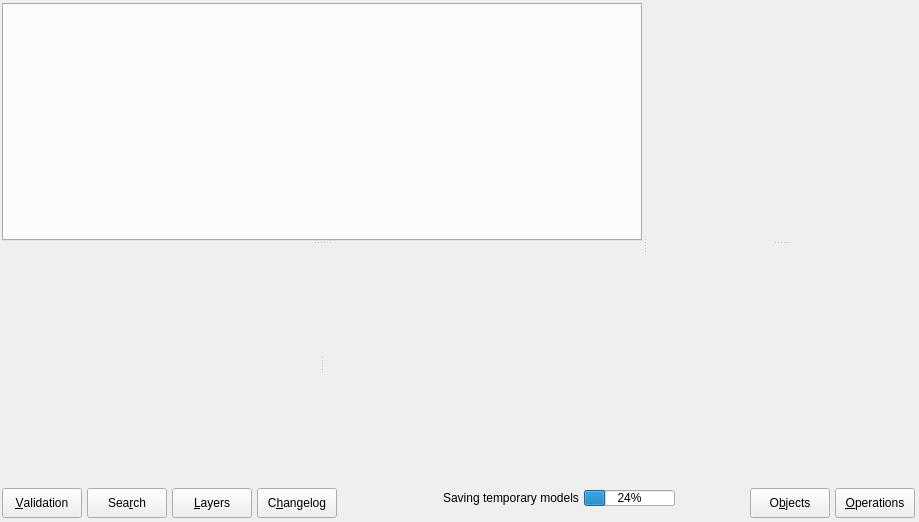
      <widget class="QWidget" name="design_pg">
       <layout class="QGridLayout" name="gridLayout_4">
        <property name="leftMargin">
         <number>2</number>
        </property>
        <property name="topMargin">
         <number>3</number>
        </property>
        <property name="rightMargin">
         <number>2</number>
        </property>
        <property name="bottomMargin">
         <number>2</number>
        </property>
        <property name="spacing">
         <number>5</number>
        </property>
        <item row="1" column="0">
         <layout class="QVBoxLayout" name="verticalLayout">
          <property name="spacing">
           <number>0</number>
          </property>
          <item>
           <widget class="QSplitter" name="h_splitter">
            <property name="autoFillBackground">
             <bool>true</bool>
            </property>
            <property name="orientation">
             <enum>Qt::Orientation::Horizontal</enum>
            </property>
            <property name="handleWidth">
             <number>5</number>
            </property>
            <property name="childrenCollapsible">
             <bool>false</bool>
            </property>
            <widget class="QWidget" name="models_tbw_parent" native="true">
             <property name="sizePolicy">
              <sizepolicy hsizetype="Expanding" vsizetype="Expanding">
               <horstretch>0</horstretch>
               <verstretch>0</verstretch>
              </sizepolicy>
             </property>
             <property name="minimumSize">
              <size>
               <width>640</width>
               <height>480</height>
              </size>
             </property>
             <property name="mouseTracking">
              <bool>false</bool>
             </property>
             <layout class="QGridLayout" name="gridLayout">
              <property name="leftMargin">
               <number>0</number>
              </property>
              <property name="topMargin">
               <number>0</number>
              </property>
              <property name="rightMargin">
               <number>0</number>
              </property>
              <property name="bottomMargin">
               <number>0</number>
              </property>
              <property name="spacing">
               <number>0</number>
              </property>
              <item row="0" column="0">
               <widget class="QSplitter" name="v_splitter1">
                <property name="autoFillBackground">
                 <bool>true</bool>
                </property>
                <property name="orientation">
                 <enum>Qt::Orientation::Vertical</enum>
                </property>
                <property name="handleWidth">
                 <number>4</number>
                </property>
                <property name="childrenCollapsible">
                 <bool>false</bool>
                </property>
                <widget class="QWidget" name="layoutWidget">
                 <layout class="QHBoxLayout" name="horizontalLayout">
                  <property name="spacing">
                   <number>5</number>
                  </property>
                  <item>
                   <widget class="QTabWidget" name="models_tbw">
                    <property name="minimumSize">
                     <size>
                      <width>0</width>
                      <height>0</height>
                     </size>
                    </property>
                    <property name="mouseTracking">
                     <bool>true</bool>
                    </property>
                    <property name="autoFillBackground">
                     <bool>false</bool>
                    </property>
                    <property name="tabPosition">
                     <enum>QTabWidget::TabPosition::North</enum>
                    </property>
                    <property name="tabShape">
                     <enum>QTabWidget::TabShape::Triangular</enum>
                    </property>
                    <property name="currentIndex">
                     <number>-1</number>
                    </property>
                    <property name="documentMode">
                     <bool>false</bool>
                    </property>
                    <property name="tabsClosable">
                     <bool>true</bool>
                    </property>
                   </widget>
                  </item>
                 </layout>
                </widget>
                <widget class="QWidget" name="bottom_wgt_bar" native="true">
                 <property name="sizePolicy">
                  <sizepolicy hsizetype="Preferred" vsizetype="Preferred">
                   <horstretch>0</horstretch>
                   <verstretch>0</verstretch>
                  </sizepolicy>
                 </property>
                 <property name="autoFillBackground">
                  <bool>true</bool>
                 </property>
                 <layout class="QHBoxLayout" name="horizontalLayout_3">
                  <property name="spacing">
                   <number>5</number>
                  </property>
                  <property name="leftMargin">
                   <number>0</number>
                  </property>
                  <property name="topMargin">
                   <number>0</number>
                  </property>
                  <property name="rightMargin">
                   <number>0</number>
                  </property>
                  <property name="bottomMargin">
                   <number>0</number>
                  </property>
                  <item>
                   <widget class="QSplitter" name="splitter">
                    <property name="orientation">
                     <enum>Qt::Orientation::Horizontal</enum>
                    </property>
                    <property name="childrenCollapsible">
                     <bool>false</bool>
                    </property>
                    <widget class="QWidget" name="model_valid_parent" native="true">
                     <property name="autoFillBackground">
                      <bool>true</bool>
                     </property>
                     <property name="styleSheet">
                      <string notr="true"/>
                     </property>
                    </widget>
                    <widget class="QWidget" name="obj_search_parent" native="true">
                     <property name="sizePolicy">
                      <sizepolicy hsizetype="Preferred" vsizetype="Preferred">
                       <horstretch>0</horstretch>
                       <verstretch>0</verstretch>
                      </sizepolicy>
                     </property>
                    </widget>
                   </widget>
                  </item>
                 </layout>
                </widget>
               </widget>
              </item>
             </layout>
            </widget>
            <widget class="QWidget" name="right_wgt_bar" native="true">
             <property name="sizePolicy">
              <sizepolicy hsizetype="Preferred" vsizetype="Preferred">
               <horstretch>0</horstretch>
               <verstretch>0</verstretch>
              </sizepolicy>
             </property>
             <property name="minimumSize">
              <size>
               <width>0</width>
               <height>0</height>
              </size>
             </property>
             <property name="autoFillBackground">
              <bool>true</bool>
             </property>
             <property name="styleSheet">
              <string notr="true"/>
             </property>
             <layout class="QGridLayout" name="gridLayout_3">
              <property name="leftMargin">
               <number>0</number>
              </property>
              <property name="topMargin">
               <number>0</number>
              </property>
              <property name="rightMargin">
               <number>0</number>
              </property>
              <property name="bottomMargin">
               <number>0</number>
              </property>
              <property name="spacing">
               <number>0</number>
              </property>
              <item row="0" column="0">
               <widget class="QStackedWidget" name="side_widgets_stw">
                <property name="currentIndex">
                 <number>0</number>
                </property>
                <widget class="QWidget" name="modelobjs_oplist_pg">
                 <layout class="QVBoxLayout" name="verticalLayout_2">
                  <property name="spacing">
                   <number>5</number>
                  </property>
                  <property name="leftMargin">
                   <number>0</number>
                  </property>
                  <property name="topMargin">
                   <number>0</number>
                  </property>
                  <property name="rightMargin">
                   <number>0</number>
                  </property>
                  <property name="bottomMargin">
                   <number>0</number>
                  </property>
                  <item>
                   <widget class="QSplitter" name="v_splitter_oprs_objs">
                    <property name="autoFillBackground">
                     <bool>true</bool>
                    </property>
                    <property name="orientation">
                     <enum>Qt::Orientation::Vertical</enum>
                    </property>
                    <property name="handleWidth">
                     <number>4</number>
                    </property>
                    <property name="childrenCollapsible">
                     <bool>false</bool>
                    </property>
                    <widget class="QWidget" name="model_objs_parent" native="true">
                     <property name="sizePolicy">
                      <sizepolicy hsizetype="Preferred" vsizetype="Minimum">
                       <horstretch>0</horstretch>
                       <verstretch>0</verstretch>
                      </sizepolicy>
                     </property>
                     <property name="minimumSize">
                      <size>
                       <width>270</width>
                       <height>0</height>
                      </size>
                     </property>
                     <property name="autoFillBackground">
                      <bool>false</bool>
                     </property>
                    </widget>
                    <widget class="QWidget" name="oper_list_parent" native="true">
                     <property name="sizePolicy">
                      <sizepolicy hsizetype="Preferred" vsizetype="Minimum">
                       <horstretch>0</horstretch>
                       <verstretch>0</verstretch>
                      </sizepolicy>
                     </property>
                     <property name="minimumSize">
                      <size>
                       <width>270</width>
                       <height>0</height>
                      </size>
                     </property>
                    </widget>
                   </widget>
                  </item>
                 </layout>
                </widget>
               </widget>
              </item>
             </layout>
            </widget>
           </widget>
          </item>
          <item>
           <widget class="QWidget" name="tool_btns_bar_wgt" native="true">
            <property name="enabled">
             <bool>true</bool>
            </property>
            <property name="sizePolicy">
             <sizepolicy hsizetype="Preferred" vsizetype="Fixed">
              <horstretch>0</horstretch>
              <verstretch>0</verstretch>
             </sizepolicy>
            </property>
            <property name="autoFillBackground">
             <bool>true</bool>
            </property>
            <layout class="QGridLayout" name="gridLayout_2">
             <property name="leftMargin">
              <number>0</number>
             </property>
             <property name="topMargin">
              <number>0</number>
             </property>
             <property name="rightMargin">
              <number>2</number>
             </property>
             <property name="bottomMargin">
              <number>2</number>
             </property>
             <property name="spacing">
              <number>0</number>
             </property>
             <item row="0" column="0" colspan="2">
              <layout class="QHBoxLayout" name="horiz_wgts_btns_layout">
               <property name="spacing">
                <number>5</number>
               </property>
               <property name="leftMargin">
                <number>0</number>
               </property>
               <property name="topMargin">
                <number>5</number>
               </property>
               <property name="bottomMargin">
                <number>0</number>
               </property>
               <item>
                <widget class="QPushButton" name="validation_btn">
                 <property name="sizePolicy">
                  <sizepolicy hsizetype="Preferred" vsizetype="Preferred">
                   <horstretch>0</horstretch>
                   <verstretch>0</verstretch>
                  </sizepolicy>
                 </property>
                 <property name="minimumSize">
                  <size>
                   <width>0</width>
                   <height>0</height>
                  </size>
                 </property>
                 <property name="toolTip">
                  <string>Toggle the model validation widget</string>
                 </property>
                 <property name="text">
                  <string>&amp;Validation</string>
                 </property>
                 <property name="icon">
                  <iconset resource="../res/resources.qrc">
                   <normaloff>:/icons/icons/validation.png</normaloff>:/icons/icons/validation.png</iconset>
                 </property>
                 <property name="iconSize">
                  <size>
                   <width>25</width>
                   <height>25</height>
                  </size>
                 </property>
                 <property name="checkable">
                  <bool>true</bool>
                 </property>
                </widget>
               </item>
               <item>
                <widget class="QPushButton" name="search_obj_btn">
                 <property name="sizePolicy">
                  <sizepolicy hsizetype="Preferred" vsizetype="Preferred">
                   <horstretch>0</horstretch>
                   <verstretch>0</verstretch>
                  </sizepolicy>
                 </property>
                 <property name="minimumSize">
                  <size>
                   <width>0</width>
                   <height>0</height>
                  </size>
                 </property>
                 <property name="toolTip">
                  <string>Toggle the object search widget</string>
                 </property>
                 <property name="text">
                  <string>Sea&amp;rch</string>
                 </property>
                 <property name="icon">
                  <iconset resource="../res/resources.qrc">
                   <normaloff>:/icons/icons/objfinder.png</normaloff>:/icons/icons/objfinder.png</iconset>
                 </property>
                 <property name="iconSize">
                  <size>
                   <width>25</width>
                   <height>25</height>
                  </size>
                 </property>
                 <property name="checkable">
                  <bool>true</bool>
                 </property>
                </widget>
               </item>
               <item>
                <widget class="QPushButton" name="layers_btn">
                 <property name="sizePolicy">
                  <sizepolicy hsizetype="Preferred" vsizetype="Preferred">
                   <horstretch>0</horstretch>
                   <verstretch>0</verstretch>
                  </sizepolicy>
                 </property>
                 <property name="minimumSize">
                  <size>
                   <width>0</width>
                   <height>0</height>
                  </size>
                 </property>
                 <property name="toolTip">
                  <string>Toggle the layers editor</string>
                 </property>
                 <property name="text">
                  <string>&amp;Layers</string>
                 </property>
                 <property name="icon">
                  <iconset resource="../res/resources.qrc">
                   <normaloff>:/icons/icons/layers.png</normaloff>:/icons/icons/layers.png</iconset>
                 </property>
                 <property name="iconSize">
                  <size>
                   <width>25</width>
                   <height>25</height>
                  </size>
                 </property>
                 <property name="checkable">
                  <bool>true</bool>
                 </property>
                </widget>
               </item>
               <item>
                <widget class="QPushButton" name="changelog_btn">
                 <property name="sizePolicy">
                  <sizepolicy hsizetype="Preferred" vsizetype="Preferred">
                   <horstretch>0</horstretch>
                   <verstretch>0</verstretch>
                  </sizepolicy>
                 </property>
                 <property name="minimumSize">
                  <size>
                   <width>0</width>
                   <height>0</height>
                  </size>
                 </property>
                 <property name="toolTip">
                  <string>Manage changelog settings</string>
                 </property>
                 <property name="text">
                  <string>C&amp;hangelog</string>
                 </property>
                 <property name="icon">
                  <iconset resource="../res/resources.qrc">
                   <normaloff>:/icons/icons/changelog.png</normaloff>:/icons/icons/changelog.png</iconset>
                 </property>
                 <property name="iconSize">
                  <size>
                   <width>25</width>
                   <height>25</height>
                  </size>
                 </property>
                 <property name="checkable">
                  <bool>true</bool>
                 </property>
                </widget>
               </item>
              </layout>
             </item>
             <item row="0" column="6">
              <widget class="QWidget" name="scene_info_parent" native="true">
               <property name="minimumSize">
                <size>
                 <width>20</width>
                 <height>0</height>
                </size>
               </property>
               <property name="maximumSize">
                <size>
                 <width>16777215</width>
                 <height>16777215</height>
                </size>
               </property>
              </widget>
             </item>
             <item row="0" column="15">
              <layout class="QHBoxLayout" name="vert_wgts_btns_layout">
               <property name="spacing">
                <number>5</number>
               </property>
               <property name="topMargin">
                <number>5</number>
               </property>
               <property name="rightMargin">
                <number>0</number>
               </property>
               <property name="bottomMargin">
                <number>0</number>
               </property>
               <item>
                <widget class="QPushButton" name="objects_btn">
                 <property name="sizePolicy">
                  <sizepolicy hsizetype="Preferred" vsizetype="Preferred">
                   <horstretch>0</horstretch>
                   <verstretch>0</verstretch>
                  </sizepolicy>
                 </property>
                 <property name="toolTip">
                  <string>Toggle the model objects widget</string>
                 </property>
                 <property name="text">
                  <string>O&amp;bjects</string>
                 </property>
                 <property name="icon">
                  <iconset resource="../res/resources.qrc">
                   <normaloff>:/icons/icons/objects.png</normaloff>:/icons/icons/objects.png</iconset>
                 </property>
                 <property name="iconSize">
                  <size>
                   <width>25</width>
                   <height>25</height>
                  </size>
                 </property>
                 <property name="checkable">
                  <bool>true</bool>
                 </property>
                </widget>
               </item>
               <item>
                <widget class="QPushButton" name="operations_btn">
                 <property name="sizePolicy">
                  <sizepolicy hsizetype="Preferred" vsizetype="Preferred">
                   <horstretch>0</horstretch>
                   <verstretch>0</verstretch>
                  </sizepolicy>
                 </property>
                 <property name="minimumSize">
                  <size>
                   <width>0</width>
                   <height>30</height>
                  </size>
                 </property>
                 <property name="toolTip">
                  <string>Toggle the operation history widget</string>
                 </property>
                 <property name="text">
                  <string>&amp;Operations</string>
                 </property>
                 <property name="icon">
                  <iconset resource="../res/resources.qrc">
                   <normaloff>:/icons/icons/oprhistory.png</normaloff>:/icons/icons/oprhistory.png</iconset>
                 </property>
                 <property name="iconSize">
                  <size>
                   <width>25</width>
                   <height>25</height>
                  </size>
                 </property>
                 <property name="checkable">
                  <bool>true</bool>
                 </property>
                </widget>
               </item>
              </layout>
             </item>
             <item row="0" column="4">
              <spacer name="horizontalSpacer">
               <property name="orientation">
                <enum>Qt::Orientation::Horizontal</enum>
               </property>
               <property name="sizeHint" stdset="0">
                <size>
                 <width>40</width>
                 <height>20</height>
                </size>
               </property>
              </spacer>
             </item>
             <item row="0" column="12">
              <spacer name="horizontalSpacer_2">
               <property name="orientation">
                <enum>Qt::Orientation::Horizontal</enum>
               </property>
               <property name="sizeHint" stdset="0">
                <size>
                 <width>40</width>
                 <height>20</height>
                </size>
               </property>
              </spacer>
             </item>
             <item row="0" column="11">
              <widget class="QWidget" name="bg_saving_wgt" native="true">
               <property name="sizePolicy">
                <sizepolicy hsizetype="Expanding" vsizetype="Preferred">
                 <horstretch>0</horstretch>
                 <verstretch>0</verstretch>
                </sizepolicy>
               </property>
               <layout class="QHBoxLayout" name="horizontalLayout_2">
                <property name="spacing">
                 <number>5</number>
                </property>
                <property name="leftMargin">
                 <number>0</number>
                </property>
                <property name="topMargin">
                 <number>0</number>
                </property>
                <property name="rightMargin">
                 <number>0</number>
                </property>
                <property name="bottomMargin">
                 <number>0</number>
                </property>
                <item>
                 <layout class="QHBoxLayout" name="horizontalLayout_5">
                  <property name="spacing">
                   <number>5</number>
                  </property>
                  <property name="bottomMargin">
                   <number>5</number>
                  </property>
                  <item>
                   <widget class="QLabel" name="bg_saving_lbl">
                    <property name="text">
                     <string>Saving temporary models</string>
                    </property>
                   </widget>
                  </item>
                  <item>
                   <widget class="QProgressBar" name="bg_saving_pb">
                    <property name="maximumSize">
                     <size>
                      <width>16777215</width>
                      <height>16</height>
                     </size>
                    </property>
                    <property name="value">
                     <number>24</number>
                    </property>
                   </widget>
                  </item>
                 </layout>
                </item>
               </layout>
              </widget>
             </item>
             <item row="0" column="5">
              <layout class="QHBoxLayout" name="plugins_info_wgts_lt">
               <property name="leftMargin">
                <number>5</number>
               </property>
               <property name="topMargin">
                <number>5</number>
               </property>
               <property name="rightMargin">
                <number>5</number>
               </property>
              </layout>
             </item>
            </layout>
           </widget>
          </item>
         </layout>
        </item>
       </layout>
      </widget>
